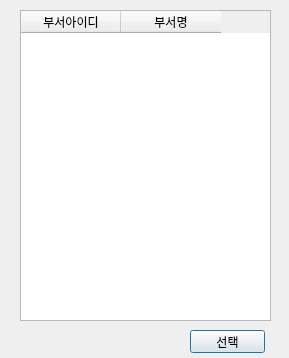
<?xml version="1.0" encoding="UTF-8"?>
<ui version="4.0">
 <class>Dialog</class>
 <widget class="QDialog" name="Dialog">
  <property name="geometry">
   <rect>
    <x>0</x>
    <y>0</y>
    <width>289</width>
    <height>358</height>
   </rect>
  </property>
  <property name="windowTitle">
   <string>Dialog</string>
  </property>
  <widget class="QTableWidget" name="tbl_info">
   <property name="geometry">
    <rect>
     <x>20</x>
     <y>10</y>
     <width>251</width>
     <height>311</height>
    </rect>
   </property>
   <property name="selectionBehavior">
    <enum>QAbstractItemView::SelectRows</enum>
   </property>
   <column>
    <property name="text">
     <string>부서아이디</string>
    </property>
   </column>
   <column>
    <property name="text">
     <string>부서명</string>
    </property>
   </column>
  </widget>
  <widget class="QPushButton" name="btn_confirm">
   <property name="geometry">
    <rect>
     <x>190</x>
     <y>330</y>
     <width>75</width>
     <height>23</height>
    </rect>
   </property>
   <property name="text">
    <string>선택</string>
   </property>
  </widget>
 </widget>
 <resources/>
 <connections/>
</ui>
